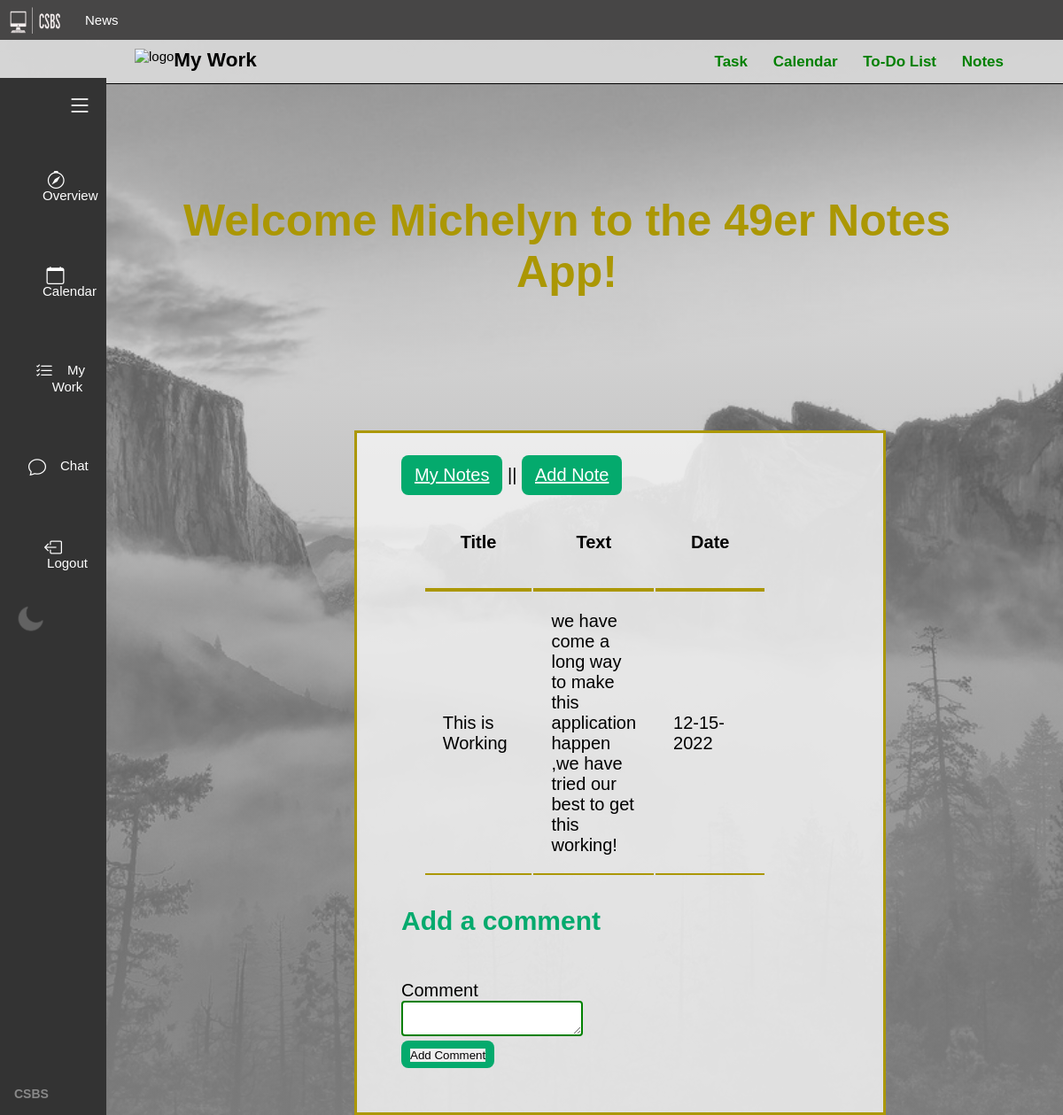
Page /notes/1 (signed in) on the committed database.
### models.py (models this page shows, shortened)
class Note(db.Model):
    id = db.Column("id", db.Integer, primary_key=True)
    title = db.Column("title", db.String(200))
    text = db.Column("text", db.String(100))
    date = db.Column("date", db.String(50))
    user_id = db.Column(db.Integer, db.ForeignKey("user.id"), nullable=False)

### pflask01.py (the view)
@app.route('/notes/<note_id>')
def get_note(note_id):
    if session.get('user'):
        my_note = db.session.query(Note).filter_by(id=note_id, user_id=session['user_id']).one()
        form = CommentForm()
        return render_template('note.html', note=my_note, user=session['user'], form=form)
    else:
        return redirect(url_for('login'))

### forms.py
class CommentForm(FlaskForm):
    class Meta:
        csrf = False
    comment = TextAreaField('Comment',validators=[Length(min=1)])
    submit = SubmitField('Add Comment')

### templates/note.html (shortened to what this page needs)
<!DOCTYPE html>
<html lang="en">
<head>
    <link rel="stylesheet" href="https://cdn.jsdelivr.net/npm/bootstrap-icons@1.8.3/font/bootstrap-icons.css">
    <link rel="stylesheet" href="{{ url_for('static', filename='main.css') }}">
    <link rel="stylesheet" href="https://cdn.jsdelivr.net/npm/bootstrap-icons@1.8.3/font/bootstrap-icons.css">
</head>
<ul class="topnav">
    <li> <img class="logo1" src="{{url_for('static', filename='csbs1.png')}}" width="80" height="30"></li>
    <li><a href="#news">News</a></li>
</ul>
<body class="topNavBody1">
    <div class="container">
        <div class="sidebar">
            <div class="sidebartop">
                <div class="logo">
                </div>
                <div class="menu">
                    <i class="bi bi-list"></i>
                </div>
            </div>
            <nav>
                <ul>
                    <li><a href="{{ url_for('overview') }}"><i class="bi bi-compass"></i><span
                                class="text">Overview</span></a></li>
                    <li><a href="{{ url_for('calendars') }}"><i class="bi bi-calendar"></i><span class="text">Calendar</span></a></li>
                    <li><a href="{{ url_for('myWork') }}"><i class="bi bi-list-check"></i><span class="text">My
                                Work</span></a></li>
                    <li><a href="{{ url_for('chat') }}"><i class="bi bi-chat"></i><span class="text">Chat</span></a>
                    </li>
                    <li><a href="{{url_for('logout')}}"><i class="bi bi-box-arrow-left"></i><span
                                class="text">Logout</span></a></li>
                </ul>
                <img src="static/moon.png" id="icon">
            </nav>
            <div class="account">
                <div class="name">
                    <h4>CSBS</h4>
                </div>
            </div>
        </div>
    </div>
    <div class="navbar">
        <div class="nav-header">
            <div class="nav-logo">
                <img src="https://media.istockphoto.com/photos/hot-air-balloons-flying-over-the-botan-canyon-in-turkey-picture-id1297349747?b=1&k=20&m=1297349747&s=170667a&w=0&h=oH31fJty_4xWl_JQ4OIQWZKP8C6ji9Mz7L4XmEnbqRU="
                    width="50px" alt="logo">
                <h2 class="title">My Work</h2>
            </div>
        </div>
        <div class="nav-links">
            <a href="#">Task</a>
            <a href="{{ url_for('calendar') }}">Calendar</a>
            <a href="{{ url_for('taskList') }}">To-Do List</a>
            <a href="{{ url_for('get_notes') }}">Notes</a>
        </div>
    </div>
    <main>
        <div class="notehome1">
            <h1>Welcome {{user}} to the 49er Notes App!</h1>
        </div>
        <div class="notehome">
            <nav>
                <a class="link1" href="{{ url_for('get_notes') }}"> My Notes</a> ||
                <a  class="link1"href="{{ url_for('new_note') }}">Add Note</a>
            </nav>
            <table class="center1">
                <tr>
                    <th class="centerText">Title</th>
                    <th class="centerText">Text</th>
                    <th class="centerText">Date</th>
                </tr>
                <tr>
                    <td>{{ note.title }}</td>
                    <td>{{ note.text }}</td>
                    <td>{{ note.date }}</td>
                </tr>
            </table>
            <form action="{{ url_for('new_comment', note_id=note.id) }}" method="post">
                <br>
                <div class="formwrapper">
                    <h2 class="mychat1">Add a comment</h2>
                    <div class="form-field">
                        {{ form.comment.label }} <br /> {{ form.comment }}
                    </div>
                    <div class="link5">
                    {{ form.submit }}
                    </div>
                </div>
            </form>
        </div>
    </main>
</body>
</html>

### rows in the picture
Note: title "This is Working", text "we have come a long way to make this application happen ,we have tried our best to get this working!", date "12-15-2022"

### other values in the picture
{{ user }} "Michelyn"
